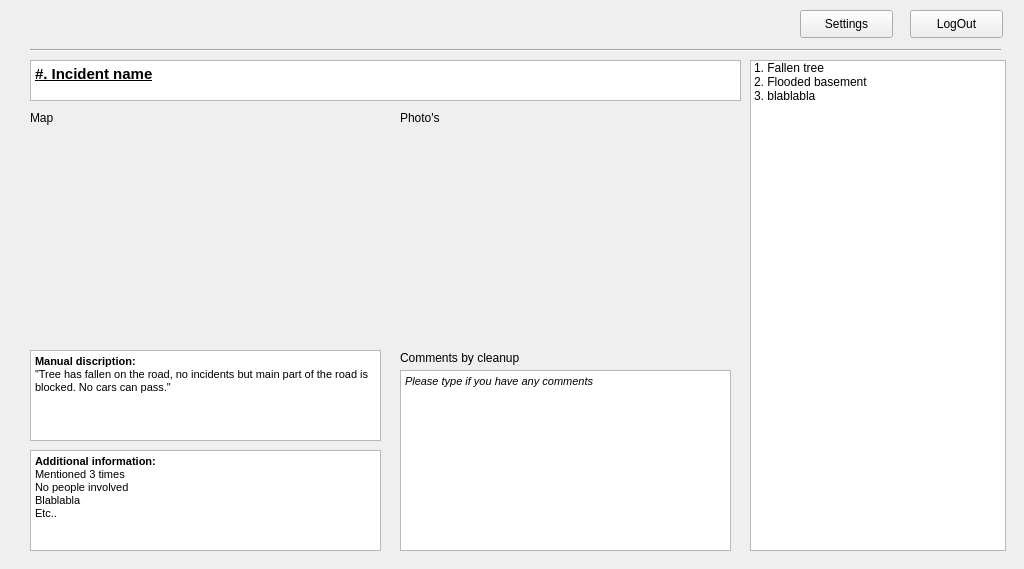
<?xml version="1.0" encoding="UTF-8"?>
<ui version="4.0">
 <class>Form</class>
 <widget class="QWidget" name="Form">
  <property name="geometry">
   <rect>
    <x>0</x>
    <y>0</y>
    <width>1024</width>
    <height>569</height>
   </rect>
  </property>
  <property name="mouseTracking">
   <bool>false</bool>
  </property>
  <property name="windowTitle">
   <string>StormClean</string>
  </property>
  <property name="windowIcon">
   <iconset>
    <normaloff>../../../../../SA Geomatics/Wordpress/10359163_767986399899622_9119853817198776438_n.png</normaloff>../../../../../SA Geomatics/Wordpress/10359163_767986399899622_9119853817198776438_n.png</iconset>
  </property>
  <property name="autoFillBackground">
   <bool>false</bool>
  </property>
  <widget class="QListWidget" name="listWidget">
   <property name="geometry">
    <rect>
     <x>750</x>
     <y>60</y>
     <width>256</width>
     <height>491</height>
    </rect>
   </property>
   <item>
    <property name="text">
     <string>1. Fallen tree</string>
    </property>
   </item>
   <item>
    <property name="text">
     <string>2. Flooded basement</string>
    </property>
   </item>
   <item>
    <property name="text">
     <string>3. blablabla</string>
    </property>
   </item>
  </widget>
  <widget class="QPushButton" name="pushButton">
   <property name="geometry">
    <rect>
     <x>910</x>
     <y>10</y>
     <width>93</width>
     <height>28</height>
    </rect>
   </property>
   <property name="text">
    <string>LogOut</string>
   </property>
  </widget>
  <widget class="QPushButton" name="pushButton_2">
   <property name="geometry">
    <rect>
     <x>800</x>
     <y>10</y>
     <width>93</width>
     <height>28</height>
    </rect>
   </property>
   <property name="text">
    <string>Settings</string>
   </property>
  </widget>
  <widget class="Line" name="line">
   <property name="geometry">
    <rect>
     <x>30</x>
     <y>40</y>
     <width>971</width>
     <height>21</height>
    </rect>
   </property>
   <property name="orientation">
    <enum>Qt::Horizontal</enum>
   </property>
  </widget>
  <widget class="QLabel" name="label">
   <property name="geometry">
    <rect>
     <x>30</x>
     <y>110</y>
     <width>53</width>
     <height>16</height>
    </rect>
   </property>
   <property name="text">
    <string>Map</string>
   </property>
  </widget>
  <widget class="QLabel" name="label_2">
   <property name="geometry">
    <rect>
     <x>400</x>
     <y>110</y>
     <width>53</width>
     <height>16</height>
    </rect>
   </property>
   <property name="text">
    <string>Photo's</string>
   </property>
  </widget>
  <widget class="QLabel" name="label_3">
   <property name="geometry">
    <rect>
     <x>30</x>
     <y>130</y>
     <width>351</width>
     <height>211</height>
    </rect>
   </property>
   <property name="text">
    <string/>
   </property>
   <property name="pixmap">
    <pixmap>../../Kaart-locatiemap.jpg</pixmap>
   </property>
  </widget>
  <widget class="QLabel" name="label_4">
   <property name="geometry">
    <rect>
     <x>400</x>
     <y>120</y>
     <width>221</width>
     <height>251</height>
    </rect>
   </property>
   <property name="text">
    <string/>
   </property>
   <property name="pixmap">
    <pixmap>../../download (1).jpg</pixmap>
   </property>
  </widget>
  <widget class="QLabel" name="label_5">
   <property name="geometry">
    <rect>
     <x>630</x>
     <y>170</y>
     <width>101</width>
     <height>81</height>
    </rect>
   </property>
   <property name="text">
    <string/>
   </property>
   <property name="pixmap">
    <pixmap>../../download (2).jpg</pixmap>
   </property>
  </widget>
  <widget class="QLabel" name="label_6">
   <property name="geometry">
    <rect>
     <x>630</x>
     <y>260</y>
     <width>101</width>
     <height>81</height>
    </rect>
   </property>
   <property name="text">
    <string/>
   </property>
   <property name="pixmap">
    <pixmap>../../download.jpg</pixmap>
   </property>
  </widget>
  <widget class="QTextBrowser" name="textBrowser">
   <property name="geometry">
    <rect>
     <x>30</x>
     <y>60</y>
     <width>711</width>
     <height>41</height>
    </rect>
   </property>
   <property name="html">
    <string>&lt;!DOCTYPE HTML PUBLIC &quot;-//W3C//DTD HTML 4.0//EN&quot; &quot;http://www.w3.org/TR/REC-html40/strict.dtd&quot;&gt;
&lt;html&gt;&lt;head&gt;&lt;meta name=&quot;qrichtext&quot; content=&quot;1&quot; /&gt;&lt;style type=&quot;text/css&quot;&gt;
p, li { white-space: pre-wrap; }
&lt;/style&gt;&lt;/head&gt;&lt;body style=&quot; font-family:'MS Shell Dlg 2'; font-size:8.25pt; font-weight:400; font-style:normal;&quot;&gt;
&lt;p style=&quot; margin-top:0px; margin-bottom:0px; margin-left:0px; margin-right:0px; -qt-block-indent:0; text-indent:0px;&quot;&gt;&lt;span style=&quot; font-size:11pt; font-weight:600; text-decoration: underline;&quot;&gt;#. Incident name&lt;/span&gt;&lt;/p&gt;&lt;/body&gt;&lt;/html&gt;</string>
   </property>
  </widget>
  <widget class="QTextBrowser" name="textBrowser_2">
   <property name="geometry">
    <rect>
     <x>30</x>
     <y>350</y>
     <width>351</width>
     <height>91</height>
    </rect>
   </property>
   <property name="html">
    <string>&lt;!DOCTYPE HTML PUBLIC &quot;-//W3C//DTD HTML 4.0//EN&quot; &quot;http://www.w3.org/TR/REC-html40/strict.dtd&quot;&gt;
&lt;html&gt;&lt;head&gt;&lt;meta name=&quot;qrichtext&quot; content=&quot;1&quot; /&gt;&lt;style type=&quot;text/css&quot;&gt;
p, li { white-space: pre-wrap; }
&lt;/style&gt;&lt;/head&gt;&lt;body style=&quot; font-family:'MS Shell Dlg 2'; font-size:8.25pt; font-weight:400; font-style:normal;&quot;&gt;
&lt;p style=&quot; margin-top:0px; margin-bottom:0px; margin-left:0px; margin-right:0px; -qt-block-indent:0; text-indent:0px;&quot;&gt;&lt;span style=&quot; font-size:8pt; font-weight:600;&quot;&gt;Manual discription:&lt;/span&gt;&lt;/p&gt;
&lt;p style=&quot; margin-top:0px; margin-bottom:0px; margin-left:0px; margin-right:0px; -qt-block-indent:0; text-indent:0px;&quot;&gt;&lt;span style=&quot; font-size:8pt;&quot;&gt;&amp;quot;Tree has fallen on the road, no incidents but main part of the road is blocked. No cars can pass.&amp;quot;&lt;/span&gt;&lt;/p&gt;&lt;/body&gt;&lt;/html&gt;</string>
   </property>
  </widget>
  <widget class="QTextBrowser" name="textBrowser_3">
   <property name="geometry">
    <rect>
     <x>30</x>
     <y>450</y>
     <width>351</width>
     <height>101</height>
    </rect>
   </property>
   <property name="html">
    <string>&lt;!DOCTYPE HTML PUBLIC &quot;-//W3C//DTD HTML 4.0//EN&quot; &quot;http://www.w3.org/TR/REC-html40/strict.dtd&quot;&gt;
&lt;html&gt;&lt;head&gt;&lt;meta name=&quot;qrichtext&quot; content=&quot;1&quot; /&gt;&lt;style type=&quot;text/css&quot;&gt;
p, li { white-space: pre-wrap; }
&lt;/style&gt;&lt;/head&gt;&lt;body style=&quot; font-family:'MS Shell Dlg 2'; font-size:8.25pt; font-weight:400; font-style:normal;&quot;&gt;
&lt;p style=&quot; margin-top:0px; margin-bottom:0px; margin-left:0px; margin-right:0px; -qt-block-indent:0; text-indent:0px;&quot;&gt;&lt;span style=&quot; font-size:8pt; font-weight:600;&quot;&gt;Additional information:&lt;/span&gt;&lt;/p&gt;
&lt;p style=&quot; margin-top:0px; margin-bottom:0px; margin-left:0px; margin-right:0px; -qt-block-indent:0; text-indent:0px;&quot;&gt;&lt;span style=&quot; font-size:8pt;&quot;&gt;Mentioned 3 times&lt;/span&gt;&lt;/p&gt;
&lt;p style=&quot; margin-top:0px; margin-bottom:0px; margin-left:0px; margin-right:0px; -qt-block-indent:0; text-indent:0px;&quot;&gt;&lt;span style=&quot; font-size:8pt;&quot;&gt;No people involved&lt;/span&gt;&lt;/p&gt;
&lt;p style=&quot; margin-top:0px; margin-bottom:0px; margin-left:0px; margin-right:0px; -qt-block-indent:0; text-indent:0px;&quot;&gt;&lt;span style=&quot; font-size:8pt;&quot;&gt;Blablabla&lt;/span&gt;&lt;/p&gt;
&lt;p style=&quot; margin-top:0px; margin-bottom:0px; margin-left:0px; margin-right:0px; -qt-block-indent:0; text-indent:0px;&quot;&gt;&lt;span style=&quot; font-size:8pt;&quot;&gt;Etc..&lt;/span&gt;&lt;/p&gt;&lt;/body&gt;&lt;/html&gt;</string>
   </property>
  </widget>
  <widget class="QTextEdit" name="textEdit">
   <property name="geometry">
    <rect>
     <x>400</x>
     <y>370</y>
     <width>331</width>
     <height>181</height>
    </rect>
   </property>
   <property name="html">
    <string>&lt;!DOCTYPE HTML PUBLIC &quot;-//W3C//DTD HTML 4.0//EN&quot; &quot;http://www.w3.org/TR/REC-html40/strict.dtd&quot;&gt;
&lt;html&gt;&lt;head&gt;&lt;meta name=&quot;qrichtext&quot; content=&quot;1&quot; /&gt;&lt;style type=&quot;text/css&quot;&gt;
p, li { white-space: pre-wrap; }
&lt;/style&gt;&lt;/head&gt;&lt;body style=&quot; font-family:'MS Shell Dlg 2'; font-size:8.25pt; font-weight:400; font-style:normal;&quot;&gt;
&lt;p style=&quot; margin-top:0px; margin-bottom:0px; margin-left:0px; margin-right:0px; -qt-block-indent:0; text-indent:0px;&quot;&gt;&lt;span style=&quot; font-size:8pt; font-style:italic;&quot;&gt;Please type if you have any comments&lt;/span&gt;&lt;/p&gt;&lt;/body&gt;&lt;/html&gt;</string>
   </property>
  </widget>
  <widget class="QLabel" name="label_7">
   <property name="geometry">
    <rect>
     <x>400</x>
     <y>350</y>
     <width>121</width>
     <height>16</height>
    </rect>
   </property>
   <property name="text">
    <string>Comments by cleanup</string>
   </property>
  </widget>
 </widget>
 <resources/>
 <connections/>
</ui>
